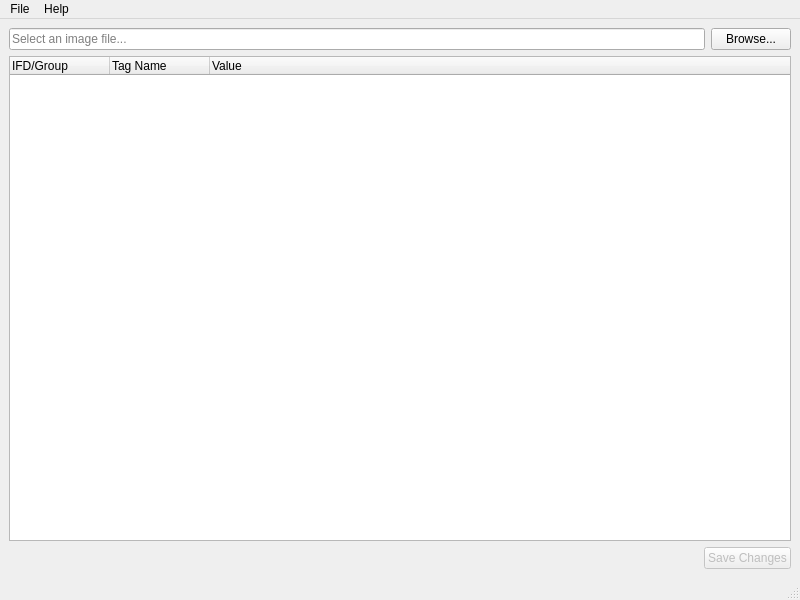
<?xml version="1.0" encoding="UTF-8"?>
<ui version="4.0">
 <class>ImageMetadataEditor</class>
 <widget class="QMainWindow" name="ImageMetadataEditor">
  <property name="geometry">
   <rect>
    <x>0</x>
    <y>0</y>
    <width>800</width>
    <height>600</height>
   </rect>
  </property>
  <property name="windowTitle">
   <string>Image Metadata Editor</string>
  </property>
  <widget class="QWidget" name="centralwidget">
   <layout class="QVBoxLayout" name="verticalLayout">
    <item>
     <layout class="QHBoxLayout" name="horizontalLayout">
      <item>
       <widget class="QLineEdit" name="filePathEdit">
        <property name="placeholderText">
         <string>Select an image file...</string>
        </property>
        <property name="readOnly">
         <bool>true</bool>
        </property>
       </widget>
      </item>
      <item>
       <widget class="QPushButton" name="browseButton">
        <property name="text">
         <string>Browse...</string>
        </property>
       </widget>
      </item>
     </layout>
    </item>
    <item>
     <widget class="QTreeWidget" name="exifTreeWidget">
      <property name="alternatingRowColors">
       <bool>true</bool>
      </property>
      <column>
       <property name="text">
        <string>IFD/Group</string>
       </property>
      </column>
      <column>
       <property name="text">
        <string>Tag Name</string>
       </property>
      </column>
      <column>
       <property name="text">
        <string>Value</string>
       </property>
      </column>
     </widget>
    </item>
    <item>
     <layout class="QHBoxLayout" name="horizontalLayout_2">
      <item>
       <spacer name="horizontalSpacer">
        <property name="orientation">
         <enum>Qt::Horizontal</enum>
        </property>
        <property name="sizeHint" stdset="0">
         <size>
          <width>40</width>
          <height>20</height>
         </size>
        </property>
       </spacer>
      </item>
      <item>
       <widget class="QPushButton" name="saveButton">
        <property name="enabled">
         <bool>false</bool>
        </property>
        <property name="text">
         <string>Save Changes</string>
        </property>
       </widget>
      </item>
     </layout>
    </item>
   </layout>
  </widget>
  <widget class="QMenuBar" name="menubar">
   <property name="geometry">
    <rect>
     <x>0</x>
     <y>0</y>
     <width>800</width>
     <height>21</height>
    </rect>
   </property>
   <widget class="QMenu" name="menuFile">
    <property name="title">
     <string>File</string>
    </property>
    <addaction name="actionOpen"/>
    <addaction name="actionSave"/>
    <addaction name="separator"/>
    <addaction name="actionExit"/>
   </widget>
   <widget class="QMenu" name="menuHelp">
    <property name="title">
     <string>Help</string>
    </property>
    <addaction name="actionAbout"/>
   </widget>
   <addaction name="menuFile"/>
   <addaction name="menuHelp"/>
  </widget>
  <widget class="QStatusBar" name="statusbar"/>
  <action name="actionOpen">
   <property name="text">
    <string>Open...</string>
   </property>
   <property name="shortcut">
    <string>Ctrl+O</string>
   </property>
  </action>
  <action name="actionSave">
   <property name="enabled">
    <bool>false</bool>
   </property>
   <property name="text">
    <string>Save</string>
   </property>
   <property name="shortcut">
    <string>Ctrl+S</string>
   </property>
  </action>
  <action name="actionExit">
   <property name="text">
    <string>Exit</string>
   </property>
  </action>
  <action name="actionAbout">
   <property name="text">
    <string>About</string>
   </property>
  </action>
 </widget>
 <resources/>
 <connections/>
</ui>
